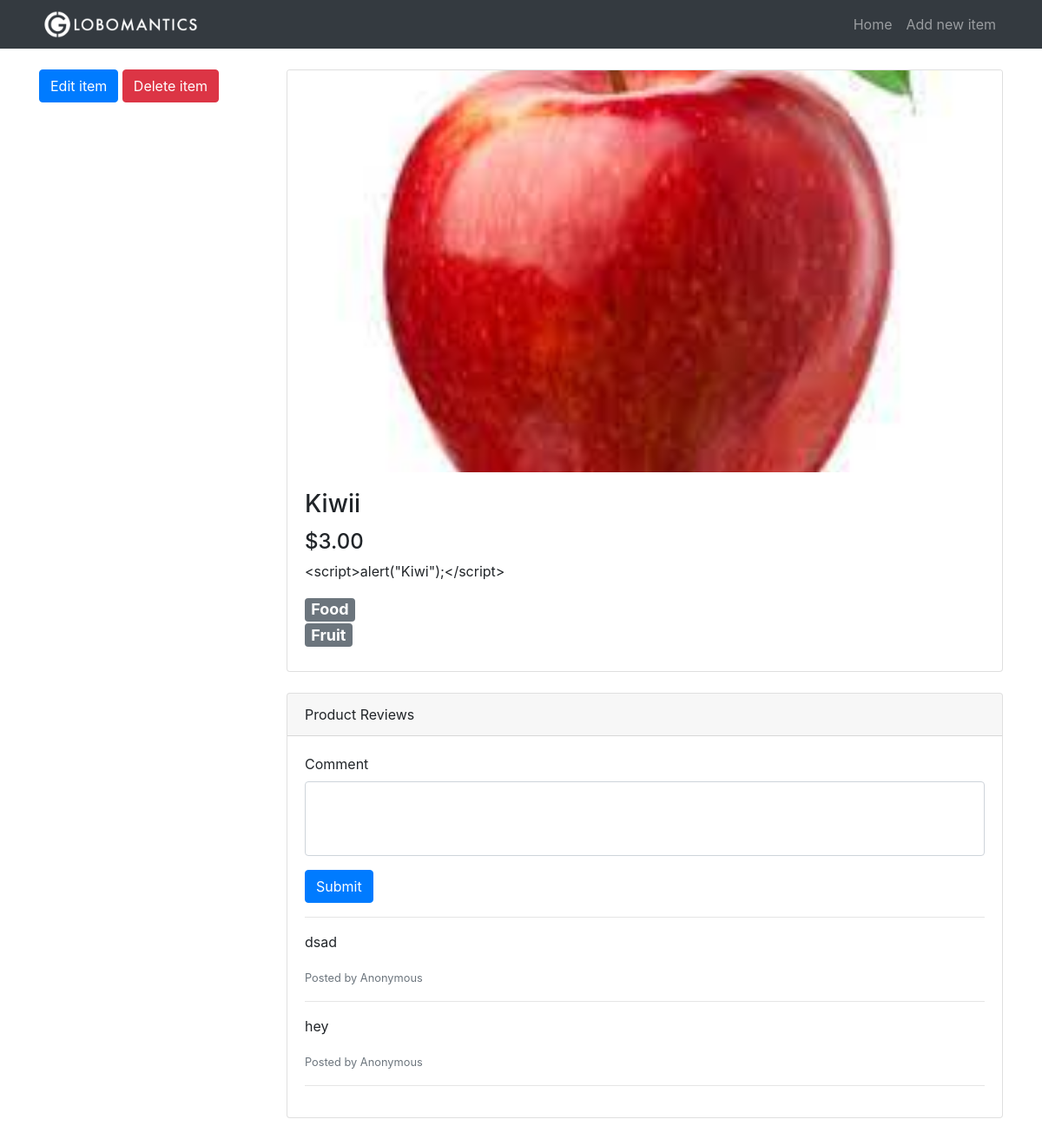
The page /item/21 on the database its author committed.
### tables this page shows
CREATE TABLE items(
                    id              INTEGER PRIMARY KEY AUTOINCREMENT,
                    title           TEXT,
                    description     TEXT,
                    price           REAL,
                    image           TEXT,
                    category_id     INTEGER,
                    subcategory_id  INTEGER,
                    FOREIGN KEY(category_id) REFERENCES categories(id),
                    FOREIGN KEY(subcategory_id) REFERENCES subcategories(id)
);

CREATE TABLE categories(
                    id              INTEGER PRIMARY KEY AUTOINCREMENT,
                    name            TEXT
);

CREATE TABLE subcategories(
                    id              INTEGER PRIMARY KEY AUTOINCREMENT,
                    name            TEXT,
                    category_id     INTEGER,
                    FOREIGN KEY(category_id) REFERENCES categories(id)
);

CREATE TABLE comments(
                    id              INTEGER PRIMARY KEY AUTOINCREMENT,
                    content         TEXT,
                    item_id         INTEGER,
                    FOREIGN KEY(item_id) REFERENCES items(id)
);

### app.py (the view)
@app.route("/item/<int:item_id>")
def item(item_id):
    c = get_db().cursor()
    item_from_db = c.execute(
        """SELECT
                   i.id, i.title, i.description, i.price, i.image, c.name, s.name
                   FROM
                   items AS i
                   INNER JOIN categories AS c ON i.category_id = c.id
                   INNER JOIN subcategories AS s ON i.subcategory_id = s.id
                   WHERE i.id = ?""",
        (item_id,),
    )
    row = c.fetchone()
    try:
        item = {
            "id": row[0],
            "title": row[1],
            "description": row[2],
            "price": row[3],
            "image": row[4],
            "category": row[5],
            "subcategory": row[6],
        }
    except:
        item = {}
    if item:
        comments_from_db = c.execute(
            """select content from comments where item_id=? order by id desc""",
            (item_id,),
        )
        comments = []
        for row in comments_from_db:
            comment = {"content": row[0]}
            comments.append(comment)
        commentForm = NewCommentForm()
        commentForm.item_id.data = item_id
        deleteItemForm = DeleteItemForm()
        return render_template(
            "item.html",
            item=item,
            comments=comments,
            deleteItemForm=deleteItemForm,
            commentForm=commentForm,
        )
    return redirect(url_for("home"))

### app.py
class NewCommentForm(FlaskForm):
    content = TextAreaField(
        "Comment",
        validators=[
            InputRequired("Input is required."),
            DataRequired("Data is required."),
        ],
    )
    item_id = HiddenField(validators=[DataRequired()])
    submit = SubmitField("Submit")

class DeleteItemForm(FlaskForm):
    submit = SubmitField("Delete item")

### app.py (called while the page is built)
def get_db():
    db = getattr(g, "_database", None)
    if db is None:
        db = g._database = sqlite3.connect("db/globomantics.db")
    return db

@app.teardown_appcontext
def close_connection(exception):
    db = getattr(g, "_database", None)
    if db is not None:
        db.close()

### templates/item.html (shortened to what this page needs)
{% extends 'base.html' %}
{% block content %}
<div class="row">
  <div class="col-lg-3 my-4">
    <a href="{{ url_for('edit_item', item_id=item.id) }}" class="btn btn-primary">Edit item</a>
    <form class="delete-form" method="POST" action="{{ url_for('delete_item', item_id=item.id) }}">
      {{ deleteItemForm.submit(class="btn btn-danger", onclick="return confirm('Are you sure you want to delete this
      item?');") }}
    </form>
  </div>
  <div class="col-lg-9">
    <div class="card mt-4">
      <div class="embed-responsive embed-responsive-16by9">
        <img class="card-img-top embed-responsive-item"
          src="{% if item.image %}{{ url_for('uploads', filename=item.image) }}{% else %}{{ url_for('static', filename='images/placeholder.png') }}{% endif %}">
      </div>
      <div class="card-body">
        <h3 class="card-title">{{ item.title }}</h3>
        <h4>{{ "$%.2f" | format(item.price) }}</h4>
        <p class="card-text">{{ item.description | safe }}</p>
        <h4>
          <div class="badge badge-secondary">{{ item.category }}</div> <br>
          <div class="badge badge-secondary">{{ item.subcategory }}</div>
        </h4>
      </div>
    </div>
    <div class="card card-outline-secondary my-4">
      <div class="card-header">
        Product Reviews
      </div>
      <div class="card-body">
        <form class="comment-form" action="{{ url_for('new_comment') }}" method="POST">
          <div class="form-group">
            {{ commentForm.content.label }}
            {{ commentForm.content(class="form-control", rows="3") }}
          </div>
          {{ commentForm.submit(class="btn btn-primary") }}
        </form>
        <hr class="form-border">
        {% if comments %}
        {% for comment in comments %}
        <p>{{ comment.content }}</p>
        <small class="text-muted">Posted by Anonymous</small>
        <hr>
        {% endfor %}
        {% else %}
        <p class="placeholder-comment">Be the first to comment on this item</p>
        {% endif %}
      </div>
    </div>
  </div>
</div>
{% endblock %}

### static/css/style.css (style rules this page uses)
body { padding-top: 56px; }
.card-img-top { object-fit: cover; }
textarea { resize: none; }
.delete-form { display: inline; }
#content:invalid { box-shadow: none; }

### rows shown on the page
items: image (picture), title "Kiwii", price "$3.00", description "<script>alert(\"Kiwi\");</script>"
categories: category "Food"
subcategories: subcategory "Fruit"
comments: content "dsad"
comments: content "hey"

### other values the page prints
{{ commentForm.content.label }} "Comment"
